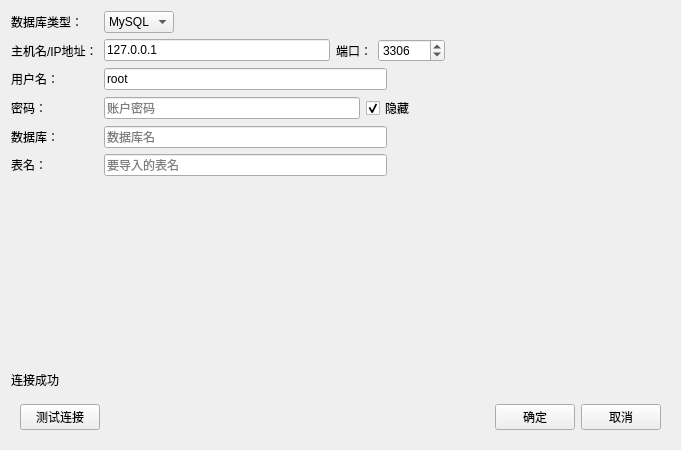
<?xml version="1.0" encoding="UTF-8"?>
<ui version="4.0">
 <class>Form</class>
 <widget class="QWidget" name="Form">
  <property name="geometry">
   <rect>
    <x>0</x>
    <y>0</y>
    <width>681</width>
    <height>450</height>
   </rect>
  </property>
  <property name="minimumSize">
   <size>
    <width>500</width>
    <height>400</height>
   </size>
  </property>
  <property name="maximumSize">
   <size>
    <width>16777215</width>
    <height>16777215</height>
   </size>
  </property>
  <property name="windowTitle">
   <string>从数据库导入</string>
  </property>
  <layout class="QVBoxLayout" name="verticalLayout">
   <item>
    <layout class="QFormLayout" name="formLayout">
     <item row="0" column="0">
      <widget class="QLabel" name="label_nettype">
       <property name="text">
        <string>数据库类型：</string>
       </property>
      </widget>
     </item>
     <item row="0" column="1">
      <layout class="QHBoxLayout" name="horizontalLayout_8">
       <item>
        <widget class="QComboBox" name="comboBox_database">
         <item>
          <property name="text">
           <string>MySQL</string>
          </property>
         </item>
        </widget>
       </item>
       <item>
        <spacer name="horizontalSpacer_8">
         <property name="orientation">
          <enum>Qt::Horizontal</enum>
         </property>
         <property name="sizeHint" stdset="0">
          <size>
           <width>40</width>
           <height>20</height>
          </size>
         </property>
        </spacer>
       </item>
      </layout>
     </item>
     <item row="2" column="0">
      <widget class="QLabel" name="label_username">
       <property name="text">
        <string>用户名：</string>
       </property>
      </widget>
     </item>
     <item row="2" column="1">
      <layout class="QHBoxLayout" name="horizontalLayout_7">
       <item>
        <widget class="QLineEdit" name="lineEdit_user">
         <property name="inputMask">
          <string/>
         </property>
         <property name="text">
          <string>root</string>
         </property>
         <property name="placeholderText">
          <string>账户名</string>
         </property>
        </widget>
       </item>
       <item>
        <spacer name="horizontalSpacer_7">
         <property name="orientation">
          <enum>Qt::Horizontal</enum>
         </property>
         <property name="sizeHint" stdset="0">
          <size>
           <width>40</width>
           <height>20</height>
          </size>
         </property>
        </spacer>
       </item>
      </layout>
     </item>
     <item row="3" column="0">
      <widget class="QLabel" name="label_password">
       <property name="text">
        <string>密码：</string>
       </property>
      </widget>
     </item>
     <item row="3" column="1">
      <layout class="QHBoxLayout" name="horizontalLayout_6">
       <item>
        <widget class="QLineEdit" name="lineEdit_passwd">
         <property name="inputMask">
          <string/>
         </property>
         <property name="text">
          <string/>
         </property>
         <property name="echoMode">
          <enum>QLineEdit::PasswordEchoOnEdit</enum>
         </property>
         <property name="placeholderText">
          <string>账户密码</string>
         </property>
        </widget>
       </item>
       <item>
        <widget class="QCheckBox" name="checkBox">
         <property name="text">
          <string>隐藏</string>
         </property>
         <property name="checked">
          <bool>true</bool>
         </property>
        </widget>
       </item>
       <item>
        <spacer name="horizontalSpacer_6">
         <property name="orientation">
          <enum>Qt::Horizontal</enum>
         </property>
         <property name="sizeHint" stdset="0">
          <size>
           <width>40</width>
           <height>20</height>
          </size>
         </property>
        </spacer>
       </item>
      </layout>
     </item>
     <item row="7" column="1">
      <spacer name="verticalSpacer">
       <property name="orientation">
        <enum>Qt::Vertical</enum>
       </property>
       <property name="sizeHint" stdset="0">
        <size>
         <width>20</width>
         <height>40</height>
        </size>
       </property>
      </spacer>
     </item>
     <item row="1" column="0">
      <widget class="QLabel" name="label_ip">
       <property name="text">
        <string>主机名/IP地址：</string>
       </property>
      </widget>
     </item>
     <item row="1" column="1">
      <layout class="QHBoxLayout" name="horizontalLayout_4">
       <item>
        <widget class="QLineEdit" name="lineEdit_host">
         <property name="text">
          <string>127.0.0.1</string>
         </property>
         <property name="placeholderText">
          <string>数据库地址</string>
         </property>
        </widget>
       </item>
       <item>
        <widget class="QLabel" name="label_port">
         <property name="text">
          <string>端口：</string>
         </property>
        </widget>
       </item>
       <item>
        <widget class="QSpinBox" name="spinBox_port">
         <property name="maximum">
          <number>999999</number>
         </property>
         <property name="value">
          <number>3306</number>
         </property>
        </widget>
       </item>
       <item>
        <spacer name="horizontalSpacer_4">
         <property name="orientation">
          <enum>Qt::Horizontal</enum>
         </property>
         <property name="sizeHint" stdset="0">
          <size>
           <width>40</width>
           <height>20</height>
          </size>
         </property>
        </spacer>
       </item>
      </layout>
     </item>
     <item row="4" column="0">
      <widget class="QLabel" name="label_database">
       <property name="text">
        <string>数据库：</string>
       </property>
      </widget>
     </item>
     <item row="4" column="1">
      <layout class="QHBoxLayout" name="horizontalLayout_3">
       <item>
        <widget class="QLineEdit" name="lineEdit_db">
         <property name="text">
          <string/>
         </property>
         <property name="placeholderText">
          <string>数据库名</string>
         </property>
        </widget>
       </item>
       <item>
        <spacer name="horizontalSpacer_3">
         <property name="orientation">
          <enum>Qt::Horizontal</enum>
         </property>
         <property name="sizeHint" stdset="0">
          <size>
           <width>40</width>
           <height>20</height>
          </size>
         </property>
        </spacer>
       </item>
      </layout>
     </item>
     <item row="5" column="0">
      <widget class="QLabel" name="label_database_2">
       <property name="text">
        <string>表名：</string>
       </property>
      </widget>
     </item>
     <item row="5" column="1">
      <layout class="QHBoxLayout" name="horizontalLayout_2">
       <item>
        <widget class="QLineEdit" name="lineEdit_table">
         <property name="text">
          <string/>
         </property>
         <property name="placeholderText">
          <string>要导入的表名</string>
         </property>
        </widget>
       </item>
       <item>
        <spacer name="horizontalSpacer_2">
         <property name="orientation">
          <enum>Qt::Horizontal</enum>
         </property>
         <property name="sizeHint" stdset="0">
          <size>
           <width>40</width>
           <height>20</height>
          </size>
         </property>
        </spacer>
       </item>
      </layout>
     </item>
    </layout>
   </item>
   <item>
    <widget class="QLabel" name="label_test">
     <property name="text">
      <string>连接成功</string>
     </property>
    </widget>
   </item>
   <item>
    <widget class="QWidget" name="widget" native="true">
     <property name="maximumSize">
      <size>
       <width>16777215</width>
       <height>50</height>
      </size>
     </property>
     <layout class="QVBoxLayout" name="verticalLayout_2">
      <item>
       <layout class="QHBoxLayout" name="horizontalLayout">
        <item>
         <widget class="QPushButton" name="pushButton_test">
          <property name="text">
           <string>测试连接</string>
          </property>
         </widget>
        </item>
        <item>
         <spacer name="horizontalSpacer">
          <property name="orientation">
           <enum>Qt::Horizontal</enum>
          </property>
          <property name="sizeHint" stdset="0">
           <size>
            <width>40</width>
            <height>20</height>
           </size>
          </property>
         </spacer>
        </item>
        <item>
         <widget class="QPushButton" name="pushButton_ok">
          <property name="text">
           <string>确定</string>
          </property>
         </widget>
        </item>
        <item>
         <widget class="QPushButton" name="pushButton_cancel">
          <property name="text">
           <string>取消</string>
          </property>
         </widget>
        </item>
       </layout>
      </item>
     </layout>
    </widget>
   </item>
  </layout>
 </widget>
 <resources>
  <include location="../pyqtsource.qrc"/>
 </resources>
 <connections/>
</ui>
